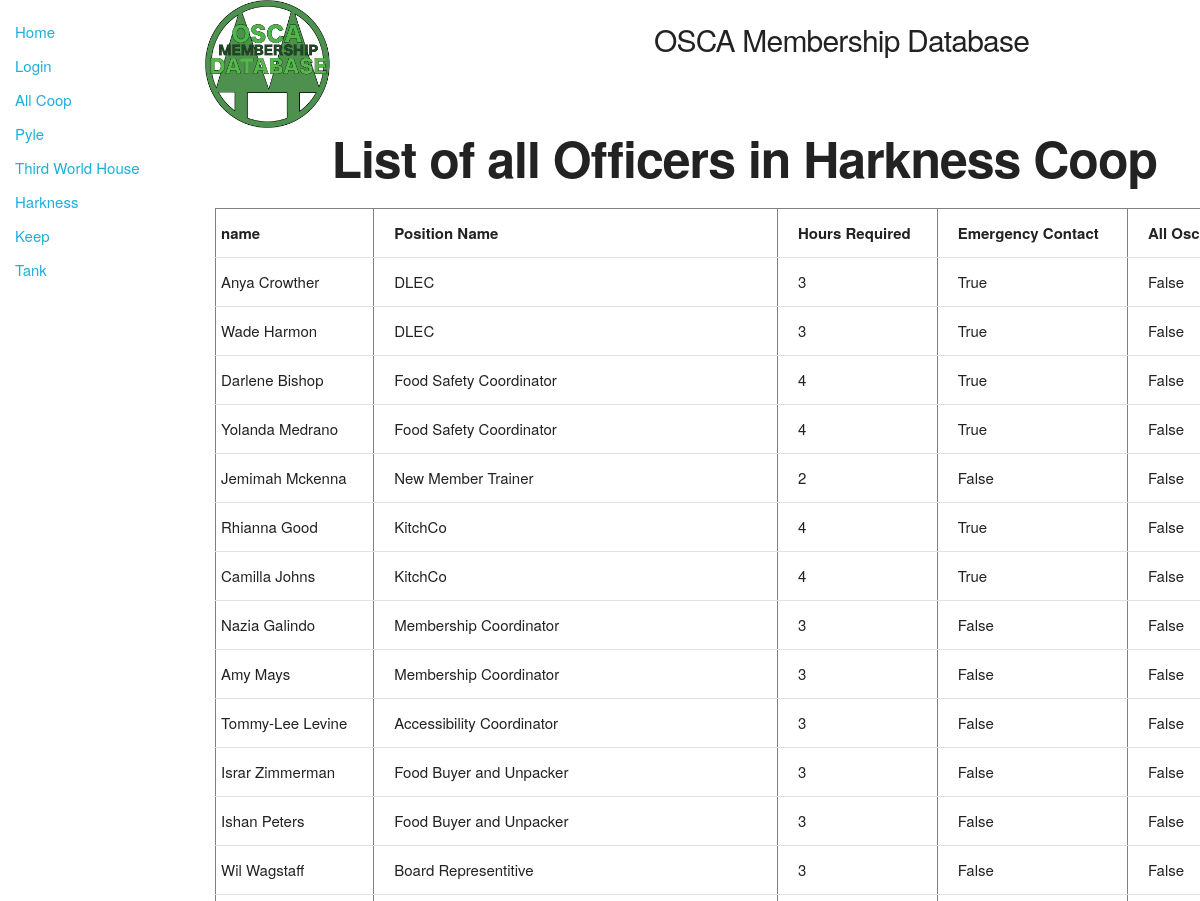
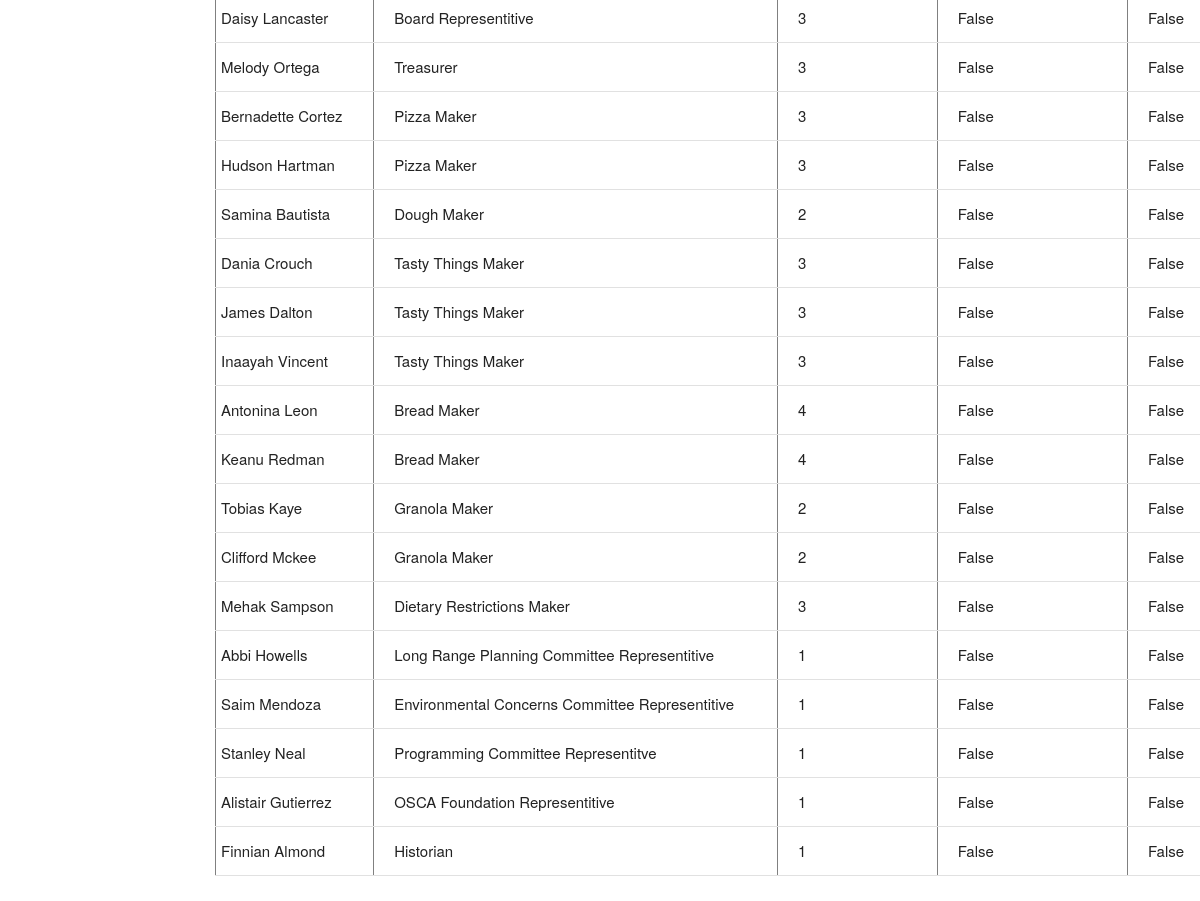
Page /catalog/harknessmenu/harknessofficers on the committed database (2 pictures, top to bottom).
### catalog/models.py (models this page shows, shortened)
class Officer(models.Model):
    id = models.AutoField(primary_key=True)
    coop = models.ForeignKey('Coop', on_delete=models.SET_NULL, null=True)
    member = models.ForeignKey('Member', on_delete=models.SET_NULL, null=True)
    position_name = models.CharField(max_length=100)
    position_description = models.CharField(max_length=500, null=True, blank=True)
    hours_required = models.IntegerField()
    emergency_contact = models.BooleanField(default=False)
    all_osca = models.BooleanField(default=False)
    class Meta:
        permissions = (("is_officer", "Gives user the officer permissions"),)

class Member(models.Model):
    id = models.AutoField(primary_key=True)
    first_name = models.CharField(max_length=30)
    last_name = models.CharField(max_length=50)
    preferred_name = models.CharField(max_length=100, null=True, blank = True)
    tnumber = models.IntegerField()
    coop = models.ForeignKey('Coop', on_delete=models.SET_NULL, null=True)
    email = models.EmailField(null = True, blank = True)
    pronouns = models.CharField(max_length=20)
    time_aid = models.IntegerField()
    missed_jobes = models.IntegerField(null = True, blank = True)
    def __str__(self):
        returnString = self.first_name + " " + self.last_name
        return returnString

### catalog/views.py (the view)
# urls.py: path('harknessmenu/harknessofficers',views.harknessofficers,name=';harkness-officers;'),
def harknessofficers(request):
    officers_harkness= Officer.objects.select_related("coop").filter(coop_id__exact=HARKNESS)
    context={
        'officers_harkness': officers_harkness
    }
    return render(request,'harknessofficers.html',context=context)

### catalog/templates/harknessofficers.html (shortened to what this page needs)
{% extends "base_generic.html" %}
{% block content %}
<div class="row">
  <div class="two columns">
    {% load static %}
    <img src="{% static 'images/twinpines.png' %}" width="128" height="128" alt="Our Logo">
  </div>
  <div class="five columns" style="margin-top:2%">
    <h4>OSCA Membership Database</h4>
  </div>
</div>
<h1 style="padding-left: 12%; font-weight: bold">List of all Officers in Harkness Coop</h1>
    <table border="1" width="1000">
        <tr>
          <td><div class="title" >name</div></td>
          <td><div class="title" >Position Name</div></td>
          <td><div class="title" >Hours Required</div></td>
          <td><div class="title" >Emergency Contact</div></td>
          <td><div class="title" >All Osca</div></td>
        </tr>
        {% for officers in officers_harkness %}
        <tr>
          <td><div class="columns" >{{ officers.member}}</div></td>
          <td><div class="columns" >{{ officers.position_name}}</div></td>
          <td><div class="columns" >{{ officers.hours_required}}</div></td>
          <td><div class="columns" >{{ officers.emergency_contact}}</div></td>
          <td><div class="columns" >{{ officers.all_osca}}</div></td>
        </tr>
        {% endfor %}
    </table>
{% endblock %}

### catalog/templates/static/css/skeleton.css (style rules this page uses)
.column, .columns { width: 100%; float: left; box-sizing: border-box; }
@media (min-width: 550px) { .column, .columns { margin-left: 4%; } }
@media (min-width: 550px) { .column:first-child, .columns:first-child { margin-left: 0; } }
@media (min-width: 550px) { .two.columns { width: 13.3333333333%; } }
@media (min-width: 550px) { .five.columns { width: 39.3333333333%; } }
html { font-size: 62.5%; }
body { font-size: 1.5em; line-height: 1.6; font-weight: 400; font-family: "Raleway", "HelveticaNeue", "Helvetica Neue", Helvetica, Arial, sans-serif; color: #222; }
h1, h2, h3, h4, h5, h6 { margin-top: 0; margin-bottom: 2rem; font-weight: 300; }
h1 { font-size: 4.0rem; line-height: 1.2; letter-spacing: -.1rem; }
h4 { font-size: 2.4rem; line-height: 1.35; letter-spacing: -.08rem; }
@media (min-width: 550px) { h1 { font-size: 5.0rem; } }
@media (min-width: 550px) { h4 { font-size: 3.0rem; } }
th, td { padding: 12px 15px; text-align: left; border-bottom: 1px solid #E1E1E1; }
th:first-child, td:first-child { padding-left: 0; }
th:last-child, td:last-child { padding-right: 0; }
pre, blockquote, dl, figure, table, p, ul, ol, form { margin-bottom: 2.5rem; }
.container:after, .row:after, .u-cf { content: ""; display: table; clear: both; }

### catalog/templates/harknessofficers.html (style rules this page uses)
.columns { white-space: nowrap; overflow: hidden; text-overflow:ellipsis; margin:0 auto; padding-left:5px }
.title { white-space: nowrap; overflow: hidden; text-overflow:ellipsis; margin:0 auto; padding-left:5px; font-weight: bold }

### rows in the picture
Officer: member "Anya Crowther", position_name "DLEC", hours_required "3", emergency_contact "True", all_osca "False"
Officer: member "Wade Harmon", position_name "DLEC", hours_required "3", emergency_contact "True", all_osca "False"
Officer: member "Darlene Bishop", position_name "Food Safety Coordinator", hours_required "4", emergency_contact "True", all_osca "False"
Officer: member "Yolanda Medrano", position_name "Food Safety Coordinator", hours_required "4", emergency_contact "True", all_osca "False"
Officer: member "Jemimah Mckenna", position_name "New Member Trainer", hours_required "2", emergency_contact "False", all_osca "False"
Officer: member "Rhianna Good", position_name "KitchCo", hours_required "4", emergency_contact "True", all_osca "False"
Officer: member "Camilla Johns", position_name "KitchCo", hours_required "4", emergency_contact "True", all_osca "False"
Officer: member "Nazia Galindo", position_name "Membership Coordinator", hours_required "3", emergency_contact "False", all_osca "False"
Officer: member "Amy Mays", position_name "Membership Coordinator", hours_required "3", emergency_contact "False", all_osca "False"
Officer: member "Tommy-Lee Levine", position_name "Accessibility Coordinator", hours_required "3", emergency_contact "False", all_osca "False"
Officer: member "Israr Zimmerman", position_name "Food Buyer and Unpacker", hours_required "3", emergency_contact "False", all_osca "False"
Officer: member "Ishan Peters", position_name "Food Buyer and Unpacker", hours_required "3", emergency_contact "False", all_osca "False"
Officer: member "Wil Wagstaff", position_name "Board Representitive", hours_required "3", emergency_contact "False", all_osca "False"
Officer: member "Daisy Lancaster", position_name "Board Representitive", hours_required "3", emergency_contact "False", all_osca "False"
Officer: member "Melody Ortega", position_name "Treasurer", hours_required "3", emergency_contact "False", all_osca "False"
Officer: member "Bernadette Cortez", position_name "Pizza Maker", hours_required "3", emergency_contact "False", all_osca "False"
Officer: member "Hudson Hartman", position_name "Pizza Maker", hours_required "3", emergency_contact "False", all_osca "False"
Officer: member "Samina Bautista", position_name "Dough Maker", hours_required "2", emergency_contact "False", all_osca "False"
Officer: member "Dania Crouch", position_name "Tasty Things Maker", hours_required "3", emergency_contact "False", all_osca "False"
Officer: member "James Dalton", position_name "Tasty Things Maker", hours_required "3", emergency_contact "False", all_osca "False"
Officer: member "Inaayah Vincent", position_name "Tasty Things Maker", hours_required "3", emergency_contact "False", all_osca "False"
Officer: member "Antonina Leon", position_name "Bread Maker", hours_required "4", emergency_contact "False", all_osca "False"
Officer: member "Keanu Redman", position_name "Bread Maker", hours_required "4", emergency_contact "False", all_osca "False"
Officer: member "Tobias Kaye", position_name "Granola Maker", hours_required "2", emergency_contact "False", all_osca "False"
Officer: member "Clifford Mckee", position_name "Granola Maker", hours_required "2", emergency_contact "False", all_osca "False"
Officer: member "Mehak Sampson", position_name "Dietary Restrictions Maker", hours_required "3", emergency_contact "False", all_osca "False"
Officer: member "Abbi Howells", position_name "Long Range Planning Committee Representitive", hours_required "1", emergency_contact "False", all_osca "False"
Officer: member "Saim Mendoza", position_name "Environmental Concerns Committee Representitive", hours_required "1", emergency_contact "False", all_osca "False"
Officer: member "Stanley Neal", position_name "Programming Committee Representitve", hours_required "1", emergency_contact "False", all_osca "False"
Officer: member "Alistair Gutierrez", position_name "OSCA Foundation Representitive", hours_required "1", emergency_contact "False", all_osca "False"
Officer: member "Finnian Almond", position_name "Historian", hours_required "1", emergency_contact "False", all_osca "False"
